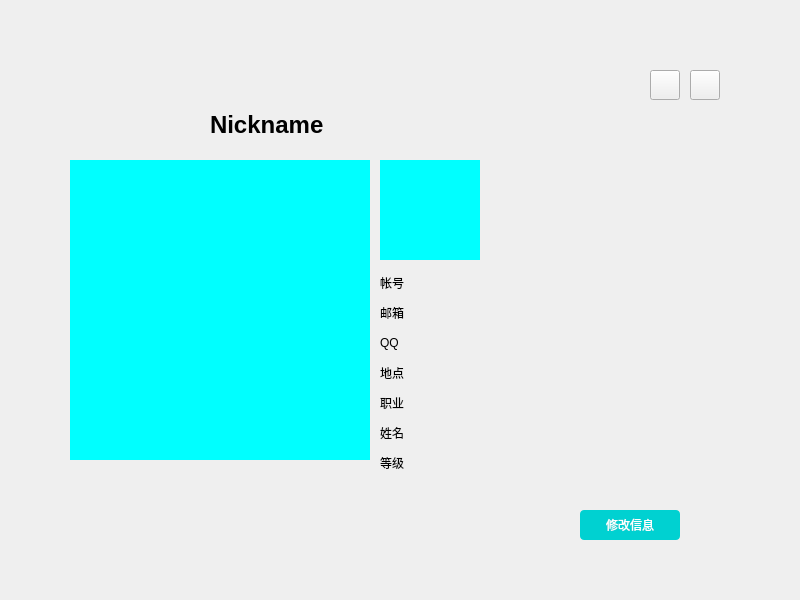
<?xml version="1.0" encoding="UTF-8"?>
<ui version="4.0">
 <class>ProfilePage</class>
 <widget class="QWidget" name="ProfilePage">
  <property name="geometry">
   <rect>
    <x>0</x>
    <y>0</y>
    <width>800</width>
    <height>600</height>
   </rect>
  </property>
  <property name="windowTitle">
   <string>Form</string>
  </property>
  <widget class="QToolButton" name="toolButton_min">
   <property name="geometry">
    <rect>
     <x>650</x>
     <y>70</y>
     <width>30</width>
     <height>30</height>
    </rect>
   </property>
   <property name="styleSheet">
    <string notr="true">QToolButton{
	border-image: url(':/ui/btn_min.png')
}
QToolButton:hover{
   border:2px solid;
}</string>
   </property>
   <property name="text">
    <string/>
   </property>
  </widget>
  <widget class="QToolButton" name="toolButton_close">
   <property name="geometry">
    <rect>
     <x>690</x>
     <y>70</y>
     <width>30</width>
     <height>30</height>
    </rect>
   </property>
   <property name="styleSheet">
    <string notr="true">QToolButton{
	border-image: url(':/ui/btn_close.png')
}
QToolButton:hover{
   border:2px solid;
}</string>
   </property>
   <property name="text">
    <string/>
   </property>
  </widget>
  <widget class="QLabel" name="label_frame">
   <property name="geometry">
    <rect>
     <x>0</x>
     <y>0</y>
     <width>800</width>
     <height>600</height>
    </rect>
   </property>
   <property name="styleSheet">
    <string notr="true">
	border-image  : url(':/ui/themes/default/dialog_page.png');</string>
   </property>
   <property name="text">
    <string/>
   </property>
  </widget>
  <widget class="QLabel" name="label_background">
   <property name="geometry">
    <rect>
     <x>70</x>
     <y>160</y>
     <width>300</width>
     <height>300</height>
    </rect>
   </property>
   <property name="styleSheet">
    <string notr="true">QLabel{
 background: rgb(0, 255, 255);
}
QLabel:hover{
	border:2px solid;
}</string>
   </property>
   <property name="text">
    <string/>
   </property>
  </widget>
  <widget class="QLabel" name="label_headImage">
   <property name="geometry">
    <rect>
     <x>380</x>
     <y>160</y>
     <width>100</width>
     <height>100</height>
    </rect>
   </property>
   <property name="styleSheet">
    <string notr="true">QLabel{
 background: rgb(0, 255, 255);
}
QLabel:hover{
	border:2px solid;
}</string>
   </property>
   <property name="text">
    <string/>
   </property>
  </widget>
  <widget class="QLabel" name="label_account">
   <property name="geometry">
    <rect>
     <x>380</x>
     <y>270</y>
     <width>300</width>
     <height>25</height>
    </rect>
   </property>
   <property name="text">
    <string>帐号</string>
   </property>
  </widget>
  <widget class="QLabel" name="label_email">
   <property name="geometry">
    <rect>
     <x>380</x>
     <y>300</y>
     <width>300</width>
     <height>25</height>
    </rect>
   </property>
   <property name="text">
    <string>邮箱</string>
   </property>
  </widget>
  <widget class="QLabel" name="label_QQ">
   <property name="geometry">
    <rect>
     <x>380</x>
     <y>330</y>
     <width>300</width>
     <height>25</height>
    </rect>
   </property>
   <property name="text">
    <string>QQ</string>
   </property>
  </widget>
  <widget class="QLabel" name="label_address">
   <property name="geometry">
    <rect>
     <x>380</x>
     <y>360</y>
     <width>300</width>
     <height>25</height>
    </rect>
   </property>
   <property name="text">
    <string>地点</string>
   </property>
  </widget>
  <widget class="QLabel" name="label_occupation">
   <property name="geometry">
    <rect>
     <x>380</x>
     <y>390</y>
     <width>300</width>
     <height>25</height>
    </rect>
   </property>
   <property name="text">
    <string>职业</string>
   </property>
  </widget>
  <widget class="QLabel" name="label_name">
   <property name="geometry">
    <rect>
     <x>380</x>
     <y>420</y>
     <width>300</width>
     <height>25</height>
    </rect>
   </property>
   <property name="text">
    <string>姓名</string>
   </property>
  </widget>
  <widget class="QLabel" name="label_grade">
   <property name="geometry">
    <rect>
     <x>380</x>
     <y>450</y>
     <width>300</width>
     <height>25</height>
    </rect>
   </property>
   <property name="text">
    <string>等级</string>
   </property>
  </widget>
  <widget class="QLabel" name="label_8">
   <property name="geometry">
    <rect>
     <x>210</x>
     <y>110</y>
     <width>400</width>
     <height>30</height>
    </rect>
   </property>
   <property name="font">
    <font>
     <pointsize>18</pointsize>
     <weight>75</weight>
     <bold>true</bold>
    </font>
   </property>
   <property name="text">
    <string>Nickname</string>
   </property>
  </widget>
  <widget class="QPushButton" name="pushButton_modifyInfo">
   <property name="geometry">
    <rect>
     <x>580</x>
     <y>510</y>
     <width>100</width>
     <height>30</height>
    </rect>
   </property>
   <property name="styleSheet">
    <string notr="true">QPushButton{
background-color:rgb(0, 209, 209);
color:white;
border-radius:4px;
}
QPushButton:hover{
  background-color: rgb(0, 255, 204);
}</string>
   </property>
   <property name="text">
    <string>修改信息</string>
   </property>
  </widget>
  <zorder>label_frame</zorder>
  <zorder>toolButton_min</zorder>
  <zorder>toolButton_close</zorder>
  <zorder>label_background</zorder>
  <zorder>label_headImage</zorder>
  <zorder>label_account</zorder>
  <zorder>label_email</zorder>
  <zorder>label_QQ</zorder>
  <zorder>label_address</zorder>
  <zorder>label_occupation</zorder>
  <zorder>label_name</zorder>
  <zorder>label_grade</zorder>
  <zorder>label_8</zorder>
  <zorder>pushButton_modifyInfo</zorder>
 </widget>
 <resources/>
 <connections/>
</ui>
